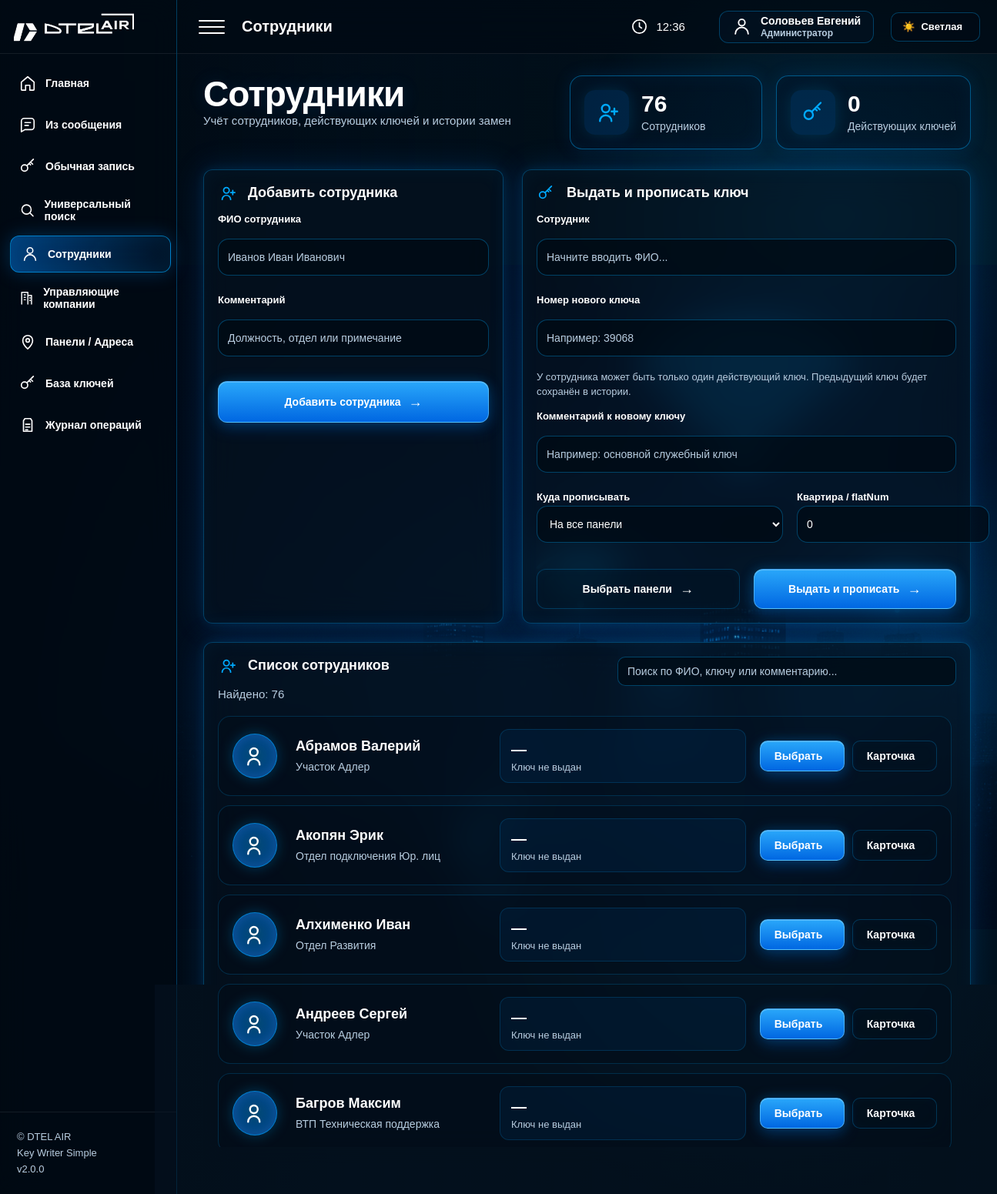
Page /employees (signed in) on the committed database.
### tables this page shows
CREATE TABLE employees (
            id INTEGER PRIMARY KEY AUTOINCREMENT,
            full_name TEXT NOT NULL,
            note TEXT DEFAULT '',
            enabled INTEGER DEFAULT 1,
            created_at TEXT DEFAULT CURRENT_TIMESTAMP
        , updated_at TEXT DEFAULT '', dismissed_at TEXT DEFAULT NULL);

### app/routers/employees.py (the view)
@router.get("/employees", response_class=HTMLResponse)
def employees_page(request: Request):
    return templates.TemplateResponse(
        "employees.html",
        {
            "request": request,
            "panels": get_panels(),
            "employees": get_active_employees(),
            "employees_count": get_employees_count(),
            "employee_keys_count": get_employee_keys_count(),
        },
    )

### app/templates/employees.html (shortened to what this page needs)
{% extends 'base.html' %}
{% block page_name %}Сотрудники{% endblock %}
{% block content %}
<div class="employees-hero">
    <div>
        <h1>Сотрудники</h1>
        <p class="subtitle">
            Учёт сотрудников, действующих ключей и истории замен
        </p>
    </div>
    <div class="employees-stats">
        <div class="employees-stat-card">
            <div class="employees-stat-icon">
                <svg viewBox="0 0 24 24">
                    <path d="M17 21a6 6 0 0 0-12 0"/>
                    <circle cx="11" cy="8" r="4"/>
                    <path d="M20 8v6M17 11h6"/>
                </svg>
            </div>
            <div>
                <b>{{ employees_count or 0 }}</b>
                <span>Сотрудников</span>
            </div>
        </div>
        <div class="employees-stat-card">
            <div class="employees-stat-icon">
                <svg viewBox="0 0 24 24">
                    <circle cx="7.5" cy="14.5" r="4.5"/>
                    <path d="m11 11 9-9M16 6l3 3M14 8l2 2"/>
                </svg>
            </div>
            <div>
                <b>{{ employee_keys_count or 0 }}</b>
                <span>Действующих ключей</span>
            </div>
        </div>
    </div>
</div>
<div class="employees-top-grid">
    <div class="panel employee-add-panel">
        <h2>
            <span class="title-svg-icon">
                <svg viewBox="0 0 24 24">
                    <path d="M17 21a6 6 0 0 0-12 0"/>
                    <circle cx="11" cy="8" r="4"/>
                    <path d="M20 8v6M17 11h6"/>
                </svg>
            </span>
            Добавить сотрудника
        </h2>
        <form
            method="post"
            action="/employees/add"
        >
            <label>ФИО сотрудника</label>
            <input
                name="full_name"
                placeholder="Иванов Иван Иванович"
                autocomplete="off"
                required
            >
            <label>Комментарий</label>
            <input
                name="note"
                placeholder="Должность, отдел или примечание"
                autocomplete="off"
            >
            <button
                type="submit"
                class="btn employees-wide-btn"
            >
                Добавить сотрудника
            </button>
        </form>
    </div>
    <div class="panel employee-write-panel">
        <h2>
            <span class="title-svg-icon">
                <svg viewBox="0 0 24 24">
                    <circle cx="7.5" cy="14.5" r="4.5"/>
                    <path d="m11 11 9-9M16 6l3 3M14 8l2 2"/>
                </svg>
            </span>
            Выдать и прописать ключ
        </h2>
        <form
            method="post"
            action="/employees/write"
            id="employeeWriteForm"
        >
            <label>Сотрудник</label>
            <input
                type="text"
                id="employeeWriteSearch"
                name="employee_name"
                placeholder="Начните вводить ФИО..."
                autocomplete="off"
                required
            >
            <label>Номер нового ключа</label>
            <input
                name="key_value"
                placeholder="Например: 39068"
                autocomplete="off"
                required
            >
            <p class="field-hint">
                У сотрудника может быть только один действующий ключ.
                Предыдущий ключ будет сохранён в истории.
            </p>
            <label>Комментарий к новому ключу</label>
            <input
                name="new_key_comment"
                placeholder="Например: основной служебный ключ"
                autocomplete="off"
            >
            <div class="employee-write-row">
                <div>
                    <label>Куда прописывать</label>
                    <select
                        name="scope"
                        id="employeeScope"
                    >
                        <option value="all">
                            На все панели
                        </option>
                    </select>
                </div>
                <div>
                    <label>Квартира / flatNum</label>
                    <input
                        name="flat_num"
                        value="0"
                    >
                </div>
            </div>
            <div class="employee-write-actions">
                <button
                    type="button"
                    class="btn btn-ghost"
                    id="openEmployeePanelsModal"
                >
                    Выбрать панели
                </button>
                <button
                    type="submit"
                    class="btn"
                >
                    Выдать и прописать
                </button>
            </div>
        </form>
    </div>
</div>
<div class="panel employees-list-panel">
    <div class="panel-list-head">
        <div>
            <h2>
                <span class="title-svg-icon">
                    <svg viewBox="0 0 24 24">
                        <path d="M17 21a6 6 0 0 0-12 0"/>
                        <circle cx="11" cy="8" r="4"/>
                        <path d="M20 8v6M17 11h6"/>
                    </svg>
                </span>
                Список сотрудников
            </h2>
            <p class="subtitle">
                Найдено:
                <span id="employeesFound">
                    {{ employees|length }}
                </span>
            </p>
        </div>
        <div class="panel-search employees-search-box">
            <input
                type="text"
                id="employeesSearch"
                placeholder="Поиск по ФИО, ключу или комментарию..."
                autocomplete="off"
            >
        </div>
    </div>
    <div
        class="employees-cards"
        id="employeesCards"
    >
        {% for e in employees %}
        <div
            class="employee-card"
            data-search="
                {{ e.full_name }}
                {{ e.note or '' }}
                {{ e.active_key_number or '' }}
                {{ e.active_key_comment or '' }}
            "
        >
            <div class="employee-avatar">
                <svg viewBox="0 0 24 24">
                    <path d="M17 21a6 6 0 0 0-12 0"/>
                    <circle cx="11" cy="8" r="4"/>
                </svg>
            </div>
            <div class="employee-card-main">
                <b>{{ e.full_name }}</b>
                <span>
                    {{ e.note or 'Без комментария' }}
                </span>
            </div>
            <div class="employee-card-stat">
                {% if e.active_key_number %}
                <b>
                    {{ e.active_key_number }}
                </b>
                <span>
                    Действующий ключ
                </span>
                {% if e.active_key_comment %}
                <small>
                    {{ e.active_key_comment }}
                </small>
                {% endif %}
                {% else %}
                <b>—</b>
                <span>
                    Ключ не выдан
                </span>
                {% endif %}
            </div>
            <div class="employee-card-actions">
                <button
                    type="button"
                    class="btn btn-small"
                    data-employee-select="{{ e.full_name }}"
                >
                    Выбрать
                </button>
                <a
                    href="/employees/{{ e.id }}"
                    class="btn btn-small btn-ghost"
                >
                    Карточка
                </a>
            </div>
        </div>
        {% endfor %}
    </div>
</div>
{% endblock %}

### app/templates/base.html (shortened to what this page needs)
<!DOCTYPE html>
<html lang="ru">
<head>
    <link rel="stylesheet" href="/static/css/style.css">
</head>
<body>
<div class="app-shell">
    <aside class="sidebar">
        <div class="brand">
            <img src="/static/img/logo.png" alt="DTEL AIR">
        </div>
        <nav class="sidebar-nav">
            <a class="nav-item" href="/">
                <svg viewBox="0 0 24 24"><path d="M3 10.5 12 3l9 7.5V21a1 1 0 0 1-1 1h-5v-7H9v7H4a1 1 0 0 1-1-1z"/></svg>
                <span>Главная</span>
            </a>
            <a class="nav-item" href="/message">
                <svg viewBox="0 0 24 24"><path d="M21 15a4 4 0 0 1-4 4H8l-5 3V7a4 4 0 0 1 4-4h10a4 4 0 0 1 4 4z"/><path d="M8 9h8M8 13h5"/></svg>
                <span>Из сообщения</span>
            </a>
            <a class="nav-item" href="/write/manual">
                <svg viewBox="0 0 24 24"><circle cx="7.5" cy="14.5" r="4.5"/><path d="m11 11 9-9M16 6l3 3M14 8l2 2"/></svg>
                <span>Обычная запись</span>
            </a>
            <a class="nav-item" href="/search">
                <svg viewBox="0 0 24 24"><circle cx="11" cy="11" r="7"/><path d="m16.5 16.5 4.5 4.5"/></svg>
                <span>Универсальный поиск</span>
            </a>
            <a class="nav-item" href="/employees">
                <svg viewBox="0 0 24 24"><path d="M20 21a8 8 0 0 0-16 0"/><circle cx="12" cy="7" r="4"/></svg>
                <span>Сотрудники</span>
            </a>
            <a class="nav-item" href="/uk">
                <svg viewBox="0 0 24 24"><path d="M4 22V3h10v19M14 8h6v14"/><path d="M8 7h2M8 11h2M8 15h2M17 12h1M17 16h1"/></svg>
                <span>Управляющие компании</span>
            </a>
            <a class="nav-item" href="/panels">
                <svg viewBox="0 0 24 24"><path d="M12 22s7-6.2 7-12a7 7 0 0 0-14 0c0 5.8 7 12 7 12z"/><circle cx="12" cy="10" r="2.5"/></svg>
                <span>Панели / Адреса</span>
            </a>
            <a class="nav-item" href="/keys">
                <svg viewBox="0 0 24 24"><circle cx="7.5" cy="14.5" r="4.5"/><path d="m11 11 9-9M16 6l3 3M14 8l2 2"/></svg>
                <span>База ключей</span>
            </a>
            <a class="nav-item" href="/log">
                <svg viewBox="0 0 24 24"><path d="M8 3h8l2 3v15H6V6z"/><path d="M9 11h6M9 15h6M9 19h3"/></svg>
                <span>Журнал операций</span>
            </a>
        </nav>
        <div class="sidebar-footer">
            <div>© DTEL AIR</div>
            <div>Key Writer Simple</div>
            <div>v2.0.0</div>
        </div>
    </aside>
    <main class="main">
        <header class="topbar">
            <div class="topbar-left">
                <div class="burger">
                    <span></span>
                    <span></span>
                    <span></span>
                </div>
                <div class="top-title">
                    {% block page_name %}Панель управления{% endblock %}
                </div>
            </div>
            <div class="topbar-right">
                <div class="top-info">
                    <svg viewBox="0 0 24 24">
                        <circle cx="12" cy="12" r="9"/>
                        <path d="M12 7v5l3 2"/>
                    </svg>
                    <span id="live-time">--:--</span>
                </div>
                <a class="user-pill" href="/users" title="Пользователи">
                    <svg viewBox="0 0 24 24">
                        <path d="M20 21a8 8 0 0 0-16 0"/>
                        <circle cx="12" cy="7" r="4"/>
                    </svg>
                    <span class="user-pill-text">
                        <b>
                            {% if current_user(request) %}
                                {{ current_user(request)["full_name"] }}
                            {% else %}
                                Пользователь
                            {% endif %}
                        </b>
                        <small>
                            {% if current_user(request) %}
                                {% if current_user(request)["role"] == "admin" %}
                                    Администратор
                                {% else %}
                                    Оператор
                                {% endif %}
                            {% else %}
                                Гость
                            {% endif %}
                        </small>
                    </span>
                </a>
                <button type="button" class="theme-toggle theme-icon-only" id="themeToggle">
                    <span class="theme-icon">☀️</span>
                    <span class="theme-text">Светлая</span>
                </button>
            </div>
        </header>
        <section class="content">
            {% block content %}{% endblock %}
        </section>
    </main>
</div>
</body>
</html>

### rows in the picture
employees: full_name "Соловьев Евгений"
employees: full_name "Абрамов Валерий", note "Участок Адлер"
employees: full_name "Акопян Эрик", note "Отдел подключения Юр. лиц"
employees: full_name "Алхименко Иван", note "Отдел Развития"
employees: full_name "Андреев Сергей", note "Участок Адлер"
employees: full_name "Багров Максим", note "ВТП Техническая поддержка"

### other values in the picture
{{ employees_count or 0 }} "76"
{{ employee_keys_count or 0 }} "0"
{{ employees|length }} "76"
